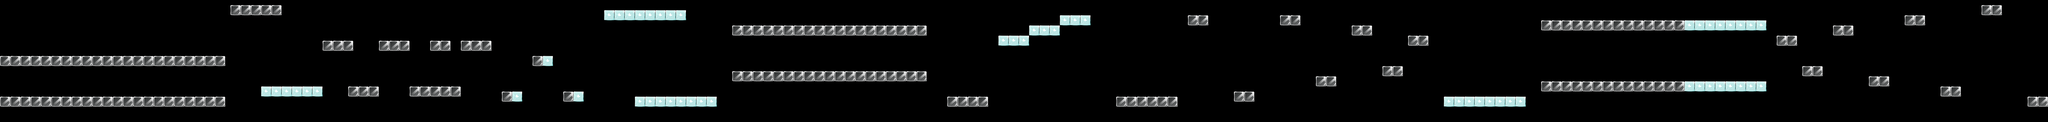

This game map was drawn from its Tiled (.tmx) file and the tilesets committed beside it. A one-line description and the trimmed map source follow:
An orthogonal 400x24 tile map with 32x32 px tiles, 1 tile layer (Wall) and 131 objects.

<map version="1.0" orientation="orthogonal" width="400" height="24" tilewidth="32" tileheight="32">
 <tileset firstgid="1" name="brick_lv3" tilewidth="32" tileheight="32">
  <image source="brick_lv3.png" width="384" height="64" />
 </tileset>
 <objectgroup name="brick_grass" width="400" height="24">
  <object x="2" y="354" width="1403" height="59" />
  <object x="2" y="610" width="1403" height="59" />
  <object x="1442" y="34" width="315" height="59" />
  <object x="6978" y="610" width="379" height="59" />
  <object x="9634" y="130" width="891" height="59" />
  <object x="9634" y="514" width="891" height="59" />
  <object x="4578" y="162" width="1211" height="59" />
  <object x="4578" y="450" width="1210" height="58" />
  <object x="11106" y="226" width="123" height="59" />
  <object x="11458" y="162" width="123" height="59" />
  <object x="11906" y="98" width="123" height="60" />
  <object x="11682" y="482" width="123" height="59" />
  <object x="12130" y="546" width="122" height="59" />
  <object x="5922" y="610" width="250" height="59" />
  <object x="2018" y="258" width="187" height="59" />
  <object x="2178" y="546" width="187" height="59" />
  <object x="2370" y="258" width="187" height="59" />
  <object x="2562" y="546" width="315" height="59" />
  <object x="2690" y="258" width="123" height="59" />
  <object x="2882" y="258" width="187" height="59" />
  <object x="3330" y="354" width="59" height="59" />
  <object x="3138" y="578" width="59" height="59" />
  <object x="3522" y="578" width="59" height="59" />
  <object x="8226" y="482" width="123" height="59" />
  <object x="8450" y="162" width="123" height="59" />
  <object x="7426" y="98" width="123" height="59" />
  <object x="7714" y="578" width="123" height="59" />
  <object x="8642" y="418" width="123" height="59" />
  <object x="8002" y="98" width="123" height="59" />
  <object x="8802" y="226" width="123" height="59" />
  <object x="11266" y="418" width="123" height="59" />
  <object x="12386" y="34" width="122" height="59" />
  <object x="12674" y="610" width="122" height="59" />
 </objectgroup>
 <objectgroup name="brick_ice" width="400" height="24">
  <object x="1632" y="544" width="64" height="64" />
  <object x="1696" y="544" width="64" height="64" />
  <object x="1760" y="544" width="64" height="64" />
  <object x="1824" y="544" width="64" height="64" />
  <object x="1888" y="544" width="64" height="64" />
  <object x="1952" y="544" width="64" height="64" />
  <object x="3202" y="578" width="59" height="59" />
  <object x="3394" y="354" width="59" height="59" />
  <object x="3586" y="578" width="59" height="59" />
  <object x="3778" y="66" width="59" height="59" />
  <object x="3842" y="66" width="59" height="59" />
  <object x="3970" y="66" width="59" height="59" />
  <object x="3906" y="66" width="59" height="59" />
  <object x="4098" y="66" width="59" height="59" />
  <object x="4034" y="66" width="59" height="59" />
  <object x="4162" y="66" width="59" height="59" />
  <object x="4226" y="66" width="59" height="59" />
  <object x="4290" y="610" width="59" height="59" />
  <object x="4354" y="610" width="59" height="59" />
  <object x="4418" y="610" width="59" height="59" />
  <object x="4226" y="610" width="59" height="59" />
  <object x="4034" y="610" width="59" height="59" />
  <object x="3970" y="610" width="59" height="59" />
  <object x="4162" y="610" width="59" height="59" />
  <object x="4098" y="610" width="59" height="59" />
  <object x="6242" y="226" width="59" height="59" />
  <object x="6306" y="226" width="59" height="59" />
  <object x="6370" y="226" width="59" height="59" />
  <object x="6498" y="162" width="59" height="59" />
  <object x="6434" y="162" width="59" height="59" />
  <object x="6562" y="162" width="59" height="59" />
  <object x="6690" y="98" width="59" height="59" />
  <object x="6626" y="98" width="59" height="59" />
  <object x="6754" y="98" width="59" height="59" />
  <object x="9026" y="610" width="59" height="59" />
  <object x="9346" y="609" width="59" height="59" />
  <object x="9282" y="609" width="59" height="59" />
  <object x="9218" y="610" width="59" height="59" />
  <object x="9473" y="609" width="59" height="59" />
  <object x="9409" y="609" width="59" height="59" />
  <object x="9090" y="610" width="59" height="59" />
  <object x="9154" y="610" width="59" height="59" />
  <object x="10722" y="514" width="59" height="59" />
  <object x="10914" y="514" width="59" height="59" />
  <object x="10850" y="514" width="59" height="59" />
  <object x="10658" y="514" width="59" height="59" />
  <object x="10531" y="514" width="59" height="59" />
  <object x="10978" y="514" width="59" height="59" />
  <object x="10595" y="514" width="59" height="59" />
  <object x="10786" y="514" width="59" height="59" />
  <object x="10978" y="130" width="59" height="59" />
  <object x="10850" y="130" width="59" height="59" />
  <object x="10594" y="130" width="59" height="59" />
  <object x="10914" y="130" width="59" height="59" />
  <object x="10786" y="130" width="59" height="59" />
  <object x="10530" y="130" width="59" height="59" />
  <object x="10658" y="130" width="59" height="59" />
  <object x="10722" y="130" width="59" height="59" />
 </objectgroup>
 <objectgroup name="diamond" width="400" height="24">
  <object x="480" y="512" />
  <object x="3232" y="544" />
  <object x="3360" y="544" />
  <object x="3488" y="544" />
  <object x="3616" y="544" />
  <object x="3744" y="544" />
  <object x="3872" y="544" />
  <object x="5088" y="384" />
  <object x="5184" y="384" />
  <object x="5280" y="384" />
  <object x="8481" y="351" />
  <object x="8705" y="356" />
  <object x="8991" y="478" />
  <object x="9280" y="546" />
  <object x="9503" y="542" />
  <object x="9856" y="448" />
  <object x="10144" y="448" />
  <object x="6272" y="448" />
  <object x="6878" y="445" />
  <object x="7424" y="320" />
  <object x="8163" y="351" />
 </objectgroup>
 <objectgroup name="heart" width="400" height="24">
  <object x="1760" y="256" />
  <object x="3872" y="192" />
 </objectgroup>
 <objectgroup name="spade" width="400" height="24" />
 <objectgroup name="club" width="400" height="24" />
 <layer name="Wall" width="400" height="24">
  <data>[9600 cells, 940 non-empty, 8 distinct tile ids]</data>
 </layer>
 <objectgroup name="icicle" width="400" height="24">
  <object x="706" y="418" width="59" height="59" />
  <object x="962" y="546" width="59" height="59" />
  <object x="1218" y="418" width="59" height="59" />
  <object x="4930" y="226" width="59" height="59" />
  <object x="5314" y="386" width="59" height="59" />
  <object x="5506" y="226" width="59" height="59" />
  <object x="5730" y="386" width="59" height="59" />
  <object x="7266" y="546" width="59" height="59" />
  <object x="10112" y="258" />
  <object x="10337" y="255" />
  <object x="9984" y="257" />
  <object x="9794" y="194" width="59" height="59" />
  <object x="9986" y="450" width="59" height="59" />
  <object x="10146" y="194" width="59" height="59" />
  <object x="10402" y="450" width="59" height="59" />
  <object x="10658" y="192" width="59" height="59" />
  <object x="10786" y="450" width="59" height="59" />
 </objectgroup>
</map>
